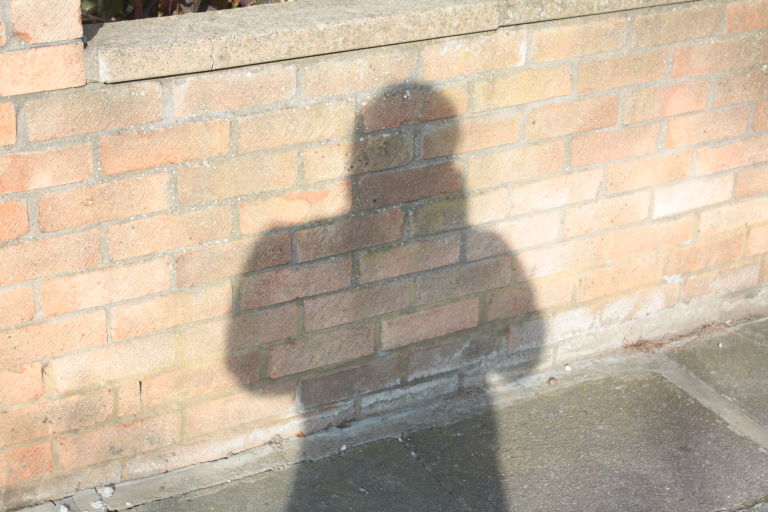
#> input picture prem_integration/img/real31_shad.png, 768 x 512 px
$ python color_correct.py img/real31_shad.png img/real31_shad.png 5   (Python 2 division)
#> lines starting #> are read from the running program, lines starting #| are printed output that depends on the picture
# Implementation of
#     Color Transfer between Images
#     by Erik Reinhard, Michael Ashikhmin, Bruce Gooch, and Peter Shirley
#     Computer Graphics and Applications, IEEE 21.5 (2001): 34-41.
#     http://www.thegooch.org/Publications/PDFs/ColorTransfer.pdf

import sys

import numpy as np
import matplotlib.pyplot as plt

from skimage.color import rgb2lab, lab2rgb
from pymorph import erode, dilate, sedisk

# RGB_TO_LMS = np.array([
#     [0.3811, 0.5783, 0.0402],
#     [0.1967, 0.7244, 0.0782],
#     [0.0241, 0.1288, 0.8444]
# ])

# LMS_TO_RGB = np.array([
#     [ 4.4679, -3.5873,  0.1193],
#     [-1.2186,  2.3809, -0.1624],
#     [ 0.0497, -0.2439,  1.2045]
# ])

# # LMS_TO_LAB = np.array([
# #     [1.0/np.sqrt(3.0), 0.0, 0.0],
# #     [0.0, 1.0/np.sqrt(6.0), 0.0],
# #     [0.0, 0.0, 1.0/np.sqrt(2.0)]
# # ]).dot(np.array([
# #     [1.0,  1.0,  1.0],
# #     [1.0,  1.0, -2.0,],
# #     [1.0, -1.0,  0.0]
# # ]))
# LMS_TO_LAB = np.array([
#     [0.57735027,  0.57735027,  0.57735027],
#     [0.40824829,  0.40824829, -0.81649658],
#     [0.70710678, -0.70710678,  0.0       ]
# ])

# # LAB_TO_LMS = np.array([
# #     [1.0,  1.0,  1.0],
# #     [1.0,  1.0, -1.0],
# #     [1.0, -2.0,  0.0]
# # ]).dot(np.array([
# #     [np.sqrt(3.0)/3.0, 0.0, 0.0],
# #     [0.0, np.sqrt(6.0)/6.0, 0.0],
# #     [0.0, 0.0, np.sqrt(2.0)/2.0]
# # ]))
# LAB_TO_LMS = np.array([
#     [ 0.57735027,  0.40824829,  0.70710678],
#     [ 0.57735027,  0.40824829, -0.70710678],
#     [ 0.57735027, -0.81649658,  0.0       ]
# ])


# def rgb_to_lab(rgb):
#     """
#     Take a numpy array representing an RGB image and return the same image in
#     the Lab space.

#     """
#     lab = np.array(rgb)
#     for y in range(lab.shape[0]):
#         for x in range(lab.shape[1]):
#             lab[y, x, :] = LMS_TO_LAB.dot(np.log(RGB_TO_LMS.dot(rgb[y, x, :])))
#     return lab


# def lab_to_rgb(lab):
#     """
#     Take a numpy array representing an Lab image and return the same image in
#     the RGB space.

#     """
#     rgb = np.array(lab)
#     for y in range(rgb.shape[0]):
#         for x in range(rgb.shape[1]):
#             rgb[y, x, :] = LMS_TO_RGB.dot(np.exp(LAB_TO_LMS.dot(lab[y, x, :])))
#     return rgb


def get_mean(image, mask):
    """Return the mean of all the masked elements in the image."""
    return np.mean(image[mask==1.0])


def get_std(image, mask):
    """Return standard deviation of all the masked elements in the image."""
    return np.std(image[mask==1.0])


def color_match_region(image, mask, max_reruns=0):
    """
    Performs color matching to make the masked image region have similar
    color distribution to the rest of the image.

    """
    N_CHANNELS = 3
    assert(image.shape[2] == N_CHANNELS)

    lab = rgb2lab(image)
    mask = np.array(mask)
    mask_neg = 1.0 - mask

    # get target and source color distributions
    target_mean = np.array([
        get_mean(lab[:,:,0], mask),
        get_mean(lab[:,:,1], mask),
        get_mean(lab[:,:,2], mask)
    ])
    target_std = np.array([
        get_std(lab[:,:,0], mask),
        get_std(lab[:,:,1], mask),
        get_std(lab[:,:,2], mask)
    ])

    source_mean = np.array([
        get_mean(lab[:,:,0], mask_neg),
        get_mean(lab[:,:,1], mask_neg),
        get_mean(lab[:,:,2], mask_neg)
    ])
    source_std = np.array([
        get_std(lab[:,:,0], mask_neg),
        get_std(lab[:,:,1], mask_neg),
        get_std(lab[:,:,2], mask_neg)
    ])

    # modify the target distribution
    for c in range(N_CHANNELS):
        lab[:,:,c][mask == 1.0] = (
            (lab[:,:,c][mask == 1.0] - target_mean[c]) # subtract target mean
            * target_std[c] / source_std[c] # modify std
            + source_mean[c] # add source mean
        )

    result = lab2rgb(lab)

    if np.any(result > 1.0) and (max_reruns > 0):
        # exclude pixels where any of the channels is saturated
        mask -= np.logical_or(
            np.logical_or(result[:,:,0] > 1.0, result[:,:,1] > 1.0),
            result[:,:,2] > 1.0
        )
        return color_match_region(image, mask, max_reruns-1)
    else:
        return result


if __name__ == '__main__':
    img_path = sys.argv[1]
    mask_path = sys.argv[2]
    max_reruns = 0
    if len(sys.argv) == 4:
        max_reruns = int(sys.argv[3])

    print sys.argv[1]

    img = plt.imread(img_path)
#> img is the input picture: shape (512, 768, 3) float32; mean R, G, B 0.771, 0.707, 0.629
    mask = plt.imread(mask_path)[:,:,0]
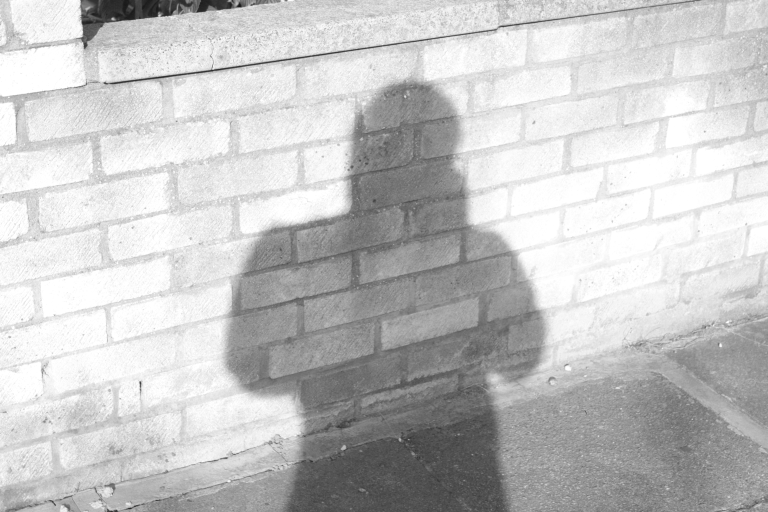
#> mask: shape (512, 768) float32; min 0.098, max 1, mean 0.771

    matched = color_match_region(img, mask, max_reruns)
#> in color_match_region, `lab = rgb2lab(image)`: lab: shape (512, 768, 3) float32; mean of channels 0, 1, 2 73.9, 2.6, 12.1
#> in color_match_region, `mask_neg = 1.0 - mask`:
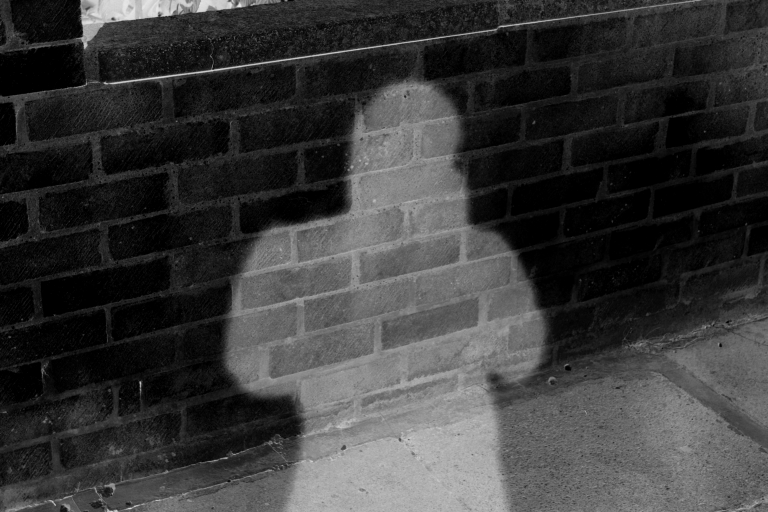
#> mask_neg: shape (512, 768) float32; min 0, max 0.902, mean 0.229
#> in color_match_region, `target_mean = np.array([ get_mean(lab[:,:,0], mask), get_mean(lab[:,:,..`: target_mean = [91.82, 5.44, 17.54]
#> in color_match_region, `target_std = np.array([ get_std(lab[:,:,0], mask), get_std(lab[:,:,1],..`: target_std = [2.94, 3.01, 5.34]
#> in color_match_region, `source_mean = np.array([ get_mean(lab[:,:,0], mask_neg), get_mean(lab[..`: source_mean = [nan, nan, nan]
#> after the loop in color_match_region, `for c in range(N_CHANNELS):`: lab: shape (512, 768, 3) float32; 4.06% of the values are NaN or infinite; the others: min -14.32, max 99.61, mean 29.19
#> in color_match_region, `result = lab2rgb(lab)`: result: shape (512, 768, 3) float32; 4.06% of the values are NaN or infinite; the others: min 0.0549, max 0.996, mean 0.695

    plt.gray()
    plt.imshow(matched)
    plt.show()
